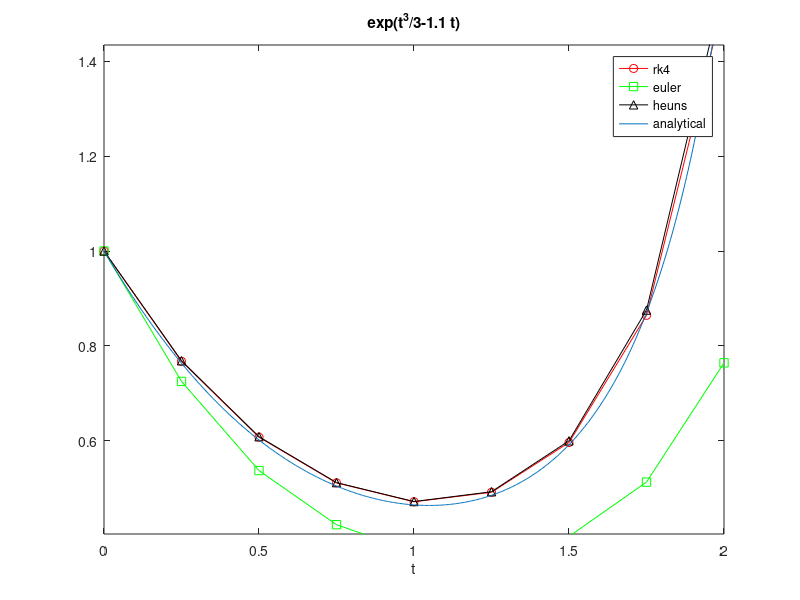

The MATLAB source for this figure:
% chapra 20_1
function chapra_20_1
f=@func;
t=0:0.25:2;
y0=1;
% runge kutta
y=ralston(f,t,y0);
plot(t,y,'-ro');
hold on;
%euler
y=euler(f,t,y0);
plot(t,y,'-gs');
hold on;
%heuns
y=heuns(f,t,y0);
plot(t,y,'-k^');
hold on;
% analytical
ezplot('exp(t^3/3-1.1*t)',[0,2]);
legend('rk4','euler','heuns','analytical');
hold off;
return

function [y] = euler(f,x,y0)
n=length(x);
y(1)=y0;
for i=1:n-1
    dx=x(i+1)-x(i);
    y(i+1)=y(i)+feval(f,x(i),y(i))*dx;
end
return

function [y] = rk4(f,x,y0)
n=length(x);
y(1)=y0;
for i=1:n-1
    dx=x(i+1)-x(i);
    k1=feval(f,x(i),y(i));
    k2=feval(f,x(i)+0.5*dx,y(i)+0.5*k1*dx);
    k3=feval(f,x(i)+0.5*dx,y(i)+0.5*k2*dx);
    k4=feval(f,x(i)+dx,y(i)+k3*dx);
    y(i+1)=y(i)+dx*(k1+2*k2+2*k3+k4)/6;
end
return

function [y] = ralston(f,x,y0)
n=length(x);
y(1)=y0;
for i=1:n-1
    dx=x(i+1)-x(i);
    k1=feval(f,x(i),y(i));
    k2=feval(f,x(i)+0.75*dx,y(i)+0.75*k1*dx);
    y(i+1)=y(i)+dx*(k1+2*k2)/3;
end
return

function [y] = heuns(f,x,y0)
n=length(x);
y(1)=y0;
for i=1:n-1
    dx=x(i+1)-x(i);
    % predictor
    ftemp=feval(f,x(i),y(i));
    ytemp=y(i)+ftemp*dx;
    % corrector
    y(i+1)=y(i)+(ftemp+feval(f,x(i+1),ytemp))*dx/2;
end
return

function [y] = mid_point(f,x,y0)
n=length(x);
y(1)=y0;
for i=1:n-1
    dx=x(i+1)-x(i);
    % predictor
    ftemp=feval(f,x(i),y(i));
    ytemp=y(i)+ftemp*dx/2;
    % corrector
    y(i+1)=y(i)+feval(f,x(i)+dx/2,ytemp)*dx;
end
return

function [dydt] = func(t,y)
dydt=y*t^2-1.1*y;
return
